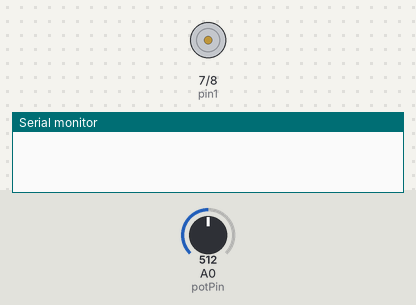
Bench run of a sketch on a simulated Arduino Uno, built with avr-gcc and run on an emulated ATmega328P. On the bench: motor-driver pin pairs drawn as motors (green arrow = first pin HIGH = forward, orange = second pin HIGH = backward, longer = more drive, scaled by the enable pin), the last lines printed to the serial monitor. Inputs (shaded band) come from the test bench; at power-on: A0 (potPin) = 512.

Above: at 1.2 s.
1.3 s: A0 (potPin) set to 469
2.8 s: A0 (potPin) set to 452
At 3.9 s:
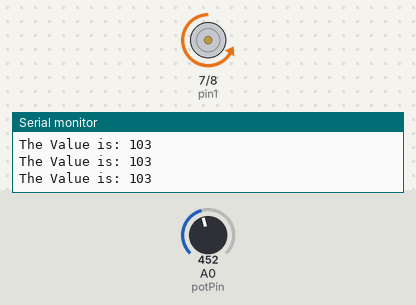
4.3 s: A0 (potPin) set to 716
At 5.5 s:
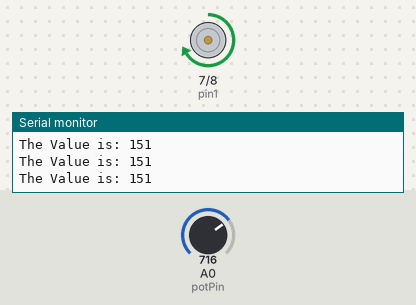
5.8 s: A0 (potPin) set to 579
7.3 s: A0 (potPin) set to 549
At 7.6 s:
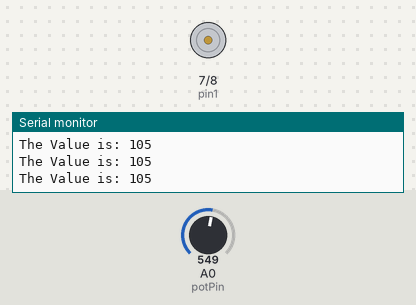
8.8 s: A0 (potPin) set to 573
At 9.5 s:
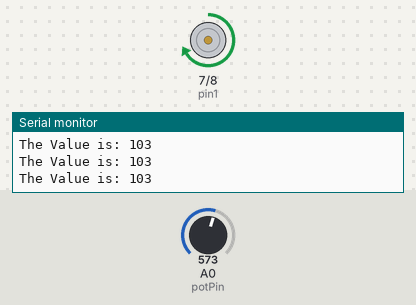
Timing chart, 0 to 11.3 s (numbered marks = the images above; inputs shaded):
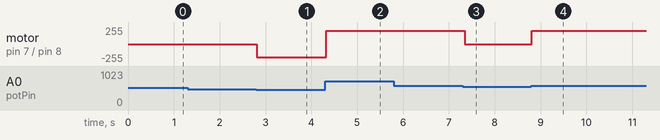

The sketch:

MotorFun.ino
```cpp
int potPin = 0;
int en = 3;
int pin1 = 7;
int pin2 = 8;

void setup(){
  pinMode(3,OUTPUT);
  pinMode(7,OUTPUT);
  pinMode(8,OUTPUT);
  pinMode(potPin,INPUT);
  Serial.begin(9600);
  brake();
}
void loop(){
  int pinVal = analogRead(potPin);

  if(pinVal >= 563){
    int cont = map(pinVal,562,1023,100,255);
    forward(cont);
  }else if (pinVal < 462){
    int cont = map(pinVal,461,0,100,255);
    reverse(cont);
  }else{
  brake();
  }
  delay(50);
}

void forward(int value){
  digitalWrite(pin1,HIGH);
  digitalWrite(pin2,LOW);
  analogWrite(en,200);
  Serial.print("The Value is: ");
  Serial.println(value);
}

void reverse(int value){
    digitalWrite(pin1,LOW);
  digitalWrite(pin2,HIGH);
  analogWrite(en,200);
  Serial.print("The Value is: ");
  Serial.println(value);
}

void brake(){
  digitalWrite(en,LOW);
  digitalWrite(pin1,LOW);
  digitalWrite(pin2,LOW);
  digitalWrite(en,HIGH);
}
```

Measured:
- the behaviour switches between 462 and 461 on A0 (potPin) (found by bisection; images 0 and 1)
- the behaviour switches between 563 and 562 on A0 (potPin) (found by bisection; images 2 and 3)
- after the input at 2.8 s, motor on pin 7 (pin1) / pin 8 (pin2): stopped → backward 200/255 at once
- after the input at 4.3 s, motor on pin 7 (pin1) / pin 8 (pin2): backward 200/255 → forward 200/255 at once
- after the input at 7.3 s, motor on pin 7 (pin1) / pin 8 (pin2): forward 200/255 → stopped after 0.05 s
- after the input at 8.8 s, motor on pin 7 (pin1) / pin 8 (pin2): stopped → forward 200/255 at once
